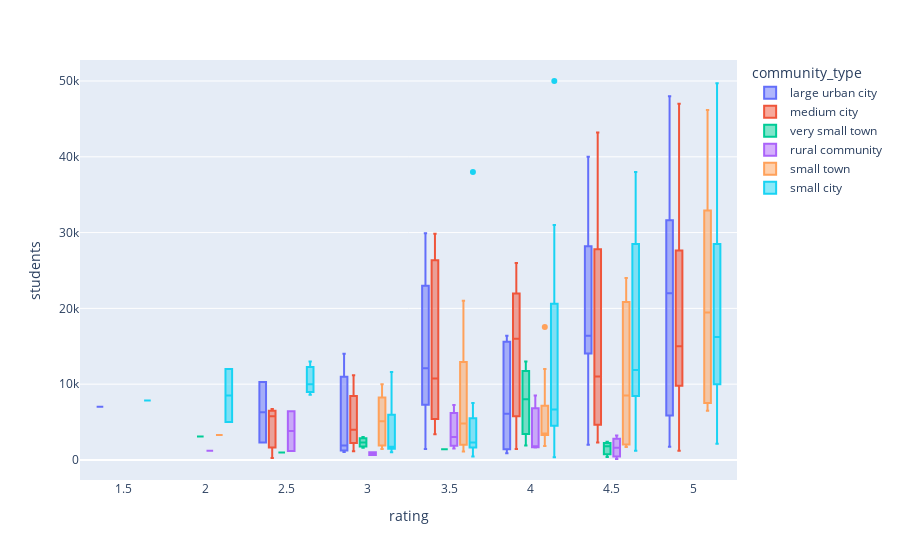

Notebook cell for this chart:
### Code cell
# A Box of Plotly:
fig = px.box(df, x='rating', y='students', color='community_type')
fig.show()

### Figure 1 — Plotly figure (JSON) as saved in the notebook; plotly's stock layout.template omitted (floating-point values rounded to 4 significant figures)
{"data": [{"alignmentgroup": "True", "hovertemplate": "community_type=large urban city<br>rating=%{x}<br>students=%{y}<extra></extra>", "legendgroup": "large urban city", "marker": {"color": "#636efa"}, "name": "large urban city", "notched": false, "offsetgroup": "large urban city", "orientation": "v", "showlegend": true, "type": "box", "x": [5, 4.5, 5, 5, 5, 2.5, 4.5, 4.5, 4.5, 3.5, 5, 3, 4.5, 5, 4, 5, 4.5, 4, 3.5, 4, 4.5, 3.5, 4.5, 5, 4, 5, 4.5, 3, 5, 4.5, 4, 3, 1.5, 2.5, 5, 3.5, 4, 4.5, 4, 4, 3.5, 3.5, 4.5, 4.5], "x0": " ", "xaxis": "x", "y": [37952, 14769, 48000, 3537, 25000, 10275, 15500, 36000, 40000, 10185, 12835, 14000, 16375, 2094, 8381, 32000, 2000, 16397, 29905, 1699, 23829, 14000, 12373, 22000, 15000, 30539, 21000, 1900, 16517, 34000, 3783, 1035, 7028, 2300, 1750, 1454, 16158, 14585, 900, 1100, 22968, 7288, 26251, 5000], "y0": " ", "yaxis": "y"}, {"alignmentgroup": "True", "hovertemplate": "community_type=medium city<br>rating=%{x}<br>students=%{y}<extra></extra>", "legendgroup": "medium city", "marker": {"color": "#EF553B"}, "name": "medium city", "notched": false, "offsetgroup": "medium city", "orientation": "v", "showlegend": true, "type": "box", "x": [3, 3.5, 4.5, 4.5, 5, 4.5, 4.5, 3, 4, 4.5, 5, 4.5, 4, 4, 4.5, 4.5, 4, 5, 5, 3.5, 5, 3.5, 5, 5, 3, 5, 5, 4, 5, 3.5, 4.5, 4, 4.5, 2.5, 4, 5, 4.5, 2.5, 3.5, 3.5, 3, 4, 5, 3.5, 3, 5, 3.5, 3, 4, 4, 3, 5, 2.5, 4], "x0": " ", "xaxis": "x", "y": [9000, 29850, 31500, 36846, 2159, 16765, 3890, 11171, 14422, 43193, 14000, 11000, 1458, 26000, 2300, 12017, 16251, 9533, 10182, 29000, 30000, 14500, 18000, 16000, 1950, 1200, 9780, 18897, 27642, 4297, 6500, 16000, 7450, 260, 2200, 46000, 4039, 5776, 6500, 23717, 4000, 25829, 11114, 7000, 6738, 25069, 3400, 3094, 23000, 2890, 1132, 47000, 6712, 14500], "y0": " ", "yaxis": "y"}, {"alignmentgroup": "True", "hovertemplate": "community_type=very small town<br>rating=%{x}<br>students=%{y}<extra></extra>", "legendgroup": "very small town", "marker": {"color": "#00cc96"}, "name": "very small town", "notched": false, "offsetgroup": "very small town", "orientation": "v", "showlegend": true, "type": "box", "x": [4, 4.5, 4, 3.5, 4.5, 4.5, 3, 3, 2, 3, 2.5, 4], "x0": " ", "xaxis": "x", "y": [13000, 2400, 1900, 1420, 400, 1800, 1600, 2300, 3100, 3040, 987, 8000], "y0": " ", "yaxis": "y"}, {"alignmentgroup": "True", "hovertemplate": "community_type=rural community<br>rating=%{x}<br>students=%{y}<extra></extra>", "legendgroup": "rural community", "marker": {"color": "#ab63fa"}, "name": "rural community", "notched": false, "offsetgroup": "rural community", "orientation": "v", "showlegend": true, "type": "box", "x": [4, 3.5, 3.5, 4.5, 4.5, 4, 4.5, 4.5, 3, 4, 3.5, 2, 2.5, 3, 2.5], "x0": " ", "xaxis": "x", "y": [8500, 7238, 1500, 800, 3228, 1730, 2396, 125, 1000, 1651, 3014, 1200, 1193, 650, 6425], "y0": " ", "yaxis": "y"}, {"alignmentgroup": "True", "hovertemplate": "community_type=small town<br>rating=%{x}<br>students=%{y}<extra></extra>", "legendgroup": "small town", "marker": {"color": "#FFA15A"}, "name": "small town", "notched": false, "offsetgroup": "small town", "orientation": "v", "showlegend": true, "type": "box", "x": [5, 4, 5, 5, 4, 4, 4.5, 4, 5, 4.5, 3, 3.5, 3, 4, 4, 3, 5, 3, 4.5, 4, 4.5, 2, 3, 4, 3.5, 4, 4.5, 3.5, 4.5, 3, 4.5, 4.5, 4.5, 3, 3.5, 3, 3.5], "x0": " ", "xaxis": "x", "y": [19446, 1850, 6500, 28500, 3400, 5514, 8500, 4000, 46184, 20436, 1450, 2299, 6800, 3500, 12000, 7500, 7859, 2100, 22000, 3443, 13000, 3287, 1724, 17552, 21000, 3000, 24000, 4816, 1700, 10000, 1800, 2100, 2400, 3394, 10222, 9000, 1100], "y0": " ", "yaxis": "y"}, {"alignmentgroup": "True", "hovertemplate": "community_type=small city<br>rating=%{x}<br>students=%{y}<extra></extra>", "legendgroup": "small city", "marker": {"color": "#19d3f3"}, "name": "small city", "notched": false, "offsetgroup": "small city", "orientation": "v", "showlegend": true, "type": "box", "x": [4.5, 2.5, 5, 5, 4, 5, 4.5, 5, 4.5, 5, 4.5, 4, 5, 5, 4, 5, 4, 5, 5, 4, 4.5, 5, 4.5, 4, 3.5, 4, 4, 5, 4, 3.5, 5, 4, 4.5, 4, 4, 4.5, 5, 5, 4, 4, 3.5, 4.5, 5, 4, 4, 4, 3.5, 3, 3.5, 3.5, 2, 3, 2.5, 4, 4.5, 4.5, 3, 4.5, 3, 3.5, 3, 1.5, 4, 5, 4, 2.5, 3, 2, 4.5, 4.5, 4.5, 4.5, 3, 3, 3.5, 3], "x0": " ", "xaxis": "x", "y": [29000, 8600, 16234, 6000, 21215, 30000, 10000, 11926, 34000, 20000, 4100, 1300, 17170, 2150, 16902, 21000, 6500, 6950, 39150, 31000, 10500, 11000, 38000, 50000, 2100, 5000, 6100, 49695, 1500, 2500, 11000, 20000, 14000, 28000, 14172, 28000, 28000, 49000, 6300, 2000, 450, 1200, 14000, 370, 22000, 6825, 7500, 11610, 3500, 1500, 5000, 1000, 10000, 4000, 3500, 8000, 1493, 8900, 1531, 38000, 5599, 7854, 5041, 6232, 10216, 13000, 1400, 12000, 13228, 18000, 9080, 29131, 7000, 2183, 1800, 1750], "y0": " ", "yaxis": "y"}], "layout": {"boxmode": "group", "legend": {"title": {"text": "community_type"}, "tracegroupgap": 0}, "margin": {"t": 60}, "xaxis": {"anchor": "y", "domain": [0, 1], "title": {"text": "rating"}}, "yaxis": {"anchor": "x", "domain": [0, 1], "title": {"text": "students"}}}}
